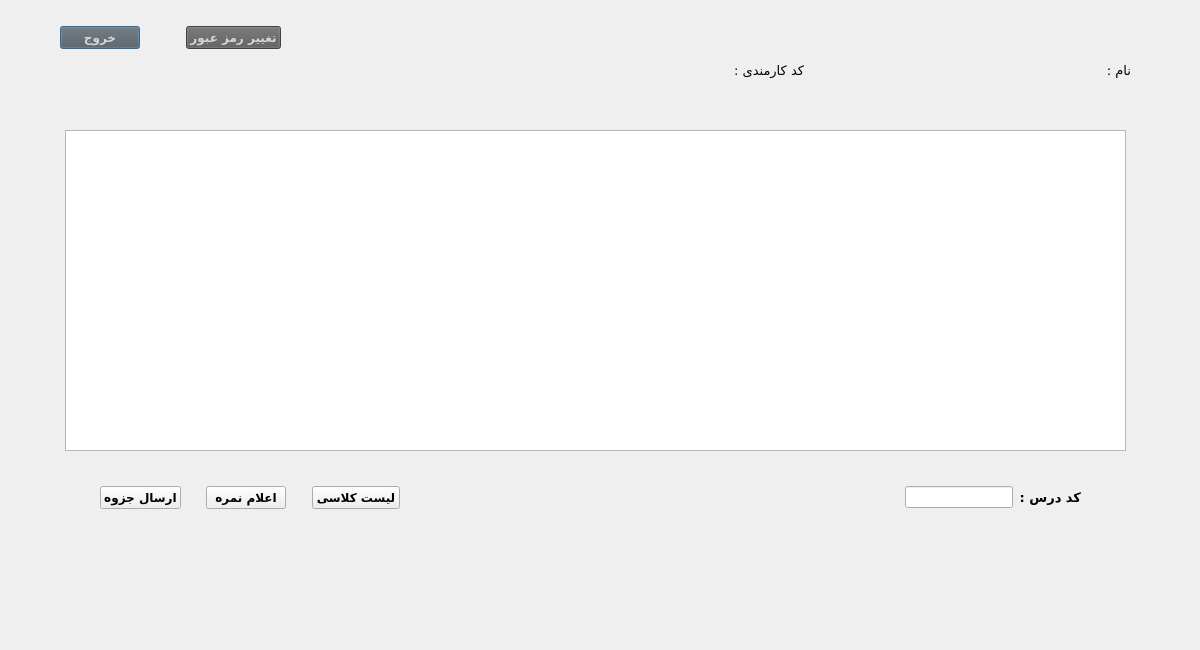
<?xml version="1.0" encoding="UTF-8"?>
<ui version="4.0">
 <class>teachermaindialog</class>
 <widget class="QDialog" name="teachermaindialog">
  <property name="geometry">
   <rect>
    <x>0</x>
    <y>0</y>
    <width>1200</width>
    <height>650</height>
   </rect>
  </property>
  <property name="windowTitle">
   <string>Dialog</string>
  </property>
  <widget class="QWidget" name="layoutWidget">
   <property name="geometry">
    <rect>
     <x>720</x>
     <y>50</y>
     <width>411</width>
     <height>40</height>
    </rect>
   </property>
   <layout class="QHBoxLayout" name="horizontalLayout_6">
    <item>
     <layout class="QHBoxLayout" name="horizontalLayout_5">
      <item>
       <widget class="QLabel" name="label_employeeCode">
        <property name="font">
         <font>
          <family>B Roya</family>
          <pointsize>10</pointsize>
          <weight>50</weight>
          <bold>false</bold>
         </font>
        </property>
        <property name="text">
         <string/>
        </property>
       </widget>
      </item>
      <item>
       <widget class="QLabel" name="label_3">
        <property name="font">
         <font>
          <family>B Titr</family>
          <pointsize>10</pointsize>
         </font>
        </property>
        <property name="text">
         <string>کد کارمندی :</string>
        </property>
       </widget>
      </item>
     </layout>
    </item>
    <item>
     <spacer name="horizontalSpacer">
      <property name="orientation">
       <enum>Qt::Horizontal</enum>
      </property>
      <property name="sizeHint" stdset="0">
       <size>
        <width>40</width>
        <height>20</height>
       </size>
      </property>
     </spacer>
    </item>
    <item>
     <layout class="QHBoxLayout" name="horizontalLayout_4">
      <item>
       <widget class="QLabel" name="label_name">
        <property name="font">
         <font>
          <family>B Roya</family>
          <pointsize>10</pointsize>
          <weight>50</weight>
          <bold>false</bold>
         </font>
        </property>
        <property name="text">
         <string/>
        </property>
       </widget>
      </item>
      <item>
       <widget class="QLabel" name="label">
        <property name="font">
         <font>
          <family>B Titr</family>
          <pointsize>10</pointsize>
         </font>
        </property>
        <property name="text">
         <string>نام :</string>
        </property>
       </widget>
      </item>
     </layout>
    </item>
   </layout>
  </widget>
  <widget class="QWidget" name="layoutWidget_2">
   <property name="geometry">
    <rect>
     <x>60</x>
     <y>20</y>
     <width>221</width>
     <height>35</height>
    </rect>
   </property>
   <layout class="QHBoxLayout" name="horizontalLayout_2">
    <item>
     <widget class="QPushButton" name="pushButton_exit">
      <property name="font">
       <font>
        <family>B Nazanin</family>
        <pointsize>9</pointsize>
        <weight>75</weight>
        <bold>true</bold>
       </font>
      </property>
      <property name="styleSheet">
       <string notr="true">background-color: rgb(91, 91, 91);
color: rgb(214, 214, 214);</string>
      </property>
      <property name="text">
       <string>خروج</string>
      </property>
     </widget>
    </item>
    <item>
     <spacer name="horizontalSpacer_12">
      <property name="orientation">
       <enum>Qt::Horizontal</enum>
      </property>
      <property name="sizeHint" stdset="0">
       <size>
        <width>40</width>
        <height>20</height>
       </size>
      </property>
     </spacer>
    </item>
    <item>
     <widget class="QPushButton" name="pushButton_setting">
      <property name="font">
       <font>
        <family>B Nazanin</family>
        <pointsize>9</pointsize>
        <weight>75</weight>
        <bold>true</bold>
       </font>
      </property>
      <property name="styleSheet">
       <string notr="true">background-color: rgb(91, 91, 91);
color: rgb(214, 214, 214);</string>
      </property>
      <property name="text">
       <string>تغییر رمز عبور</string>
      </property>
     </widget>
    </item>
   </layout>
  </widget>
  <widget class="QTableView" name="tableView">
   <property name="geometry">
    <rect>
     <x>65</x>
     <y>130</y>
     <width>1061</width>
     <height>321</height>
    </rect>
   </property>
  </widget>
  <widget class="QWidget" name="">
   <property name="geometry">
    <rect>
     <x>100</x>
     <y>480</y>
     <width>981</width>
     <height>35</height>
    </rect>
   </property>
   <layout class="QHBoxLayout" name="horizontalLayout">
    <item>
     <widget class="QPushButton" name="pushButton_3">
      <property name="font">
       <font>
        <family>B Nazanin</family>
        <pointsize>9</pointsize>
        <weight>75</weight>
        <bold>true</bold>
       </font>
      </property>
      <property name="text">
       <string>ارسال جزوه</string>
      </property>
     </widget>
    </item>
    <item>
     <spacer name="horizontalSpacer_3">
      <property name="orientation">
       <enum>Qt::Horizontal</enum>
      </property>
      <property name="sizeType">
       <enum>QSizePolicy::Expanding</enum>
      </property>
      <property name="sizeHint" stdset="0">
       <size>
        <width>20</width>
        <height>20</height>
       </size>
      </property>
     </spacer>
    </item>
    <item>
     <widget class="QPushButton" name="pushButton_2">
      <property name="font">
       <font>
        <family>B Nazanin</family>
        <pointsize>9</pointsize>
        <weight>75</weight>
        <bold>true</bold>
       </font>
      </property>
      <property name="text">
       <string>اعلام نمره</string>
      </property>
     </widget>
    </item>
    <item>
     <spacer name="horizontalSpacer_4">
      <property name="orientation">
       <enum>Qt::Horizontal</enum>
      </property>
      <property name="sizeType">
       <enum>QSizePolicy::Expanding</enum>
      </property>
      <property name="sizeHint" stdset="0">
       <size>
        <width>20</width>
        <height>20</height>
       </size>
      </property>
     </spacer>
    </item>
    <item>
     <widget class="QPushButton" name="pushButton">
      <property name="font">
       <font>
        <family>B Nazanin</family>
        <pointsize>9</pointsize>
        <weight>75</weight>
        <bold>true</bold>
       </font>
      </property>
      <property name="text">
       <string>لیست کلاسی</string>
      </property>
     </widget>
    </item>
    <item>
     <spacer name="horizontalSpacer_2">
      <property name="orientation">
       <enum>Qt::Horizontal</enum>
      </property>
      <property name="sizeHint" stdset="0">
       <size>
        <width>500</width>
        <height>20</height>
       </size>
      </property>
     </spacer>
    </item>
    <item>
     <widget class="QLineEdit" name="lineEdit_lesscode"/>
    </item>
    <item>
     <widget class="QLabel" name="label_2">
      <property name="font">
       <font>
        <family>B Koodak</family>
        <pointsize>10</pointsize>
        <weight>75</weight>
        <bold>true</bold>
       </font>
      </property>
      <property name="text">
       <string>کد درس :</string>
      </property>
     </widget>
    </item>
   </layout>
  </widget>
 </widget>
 <resources/>
 <connections/>
</ui>
